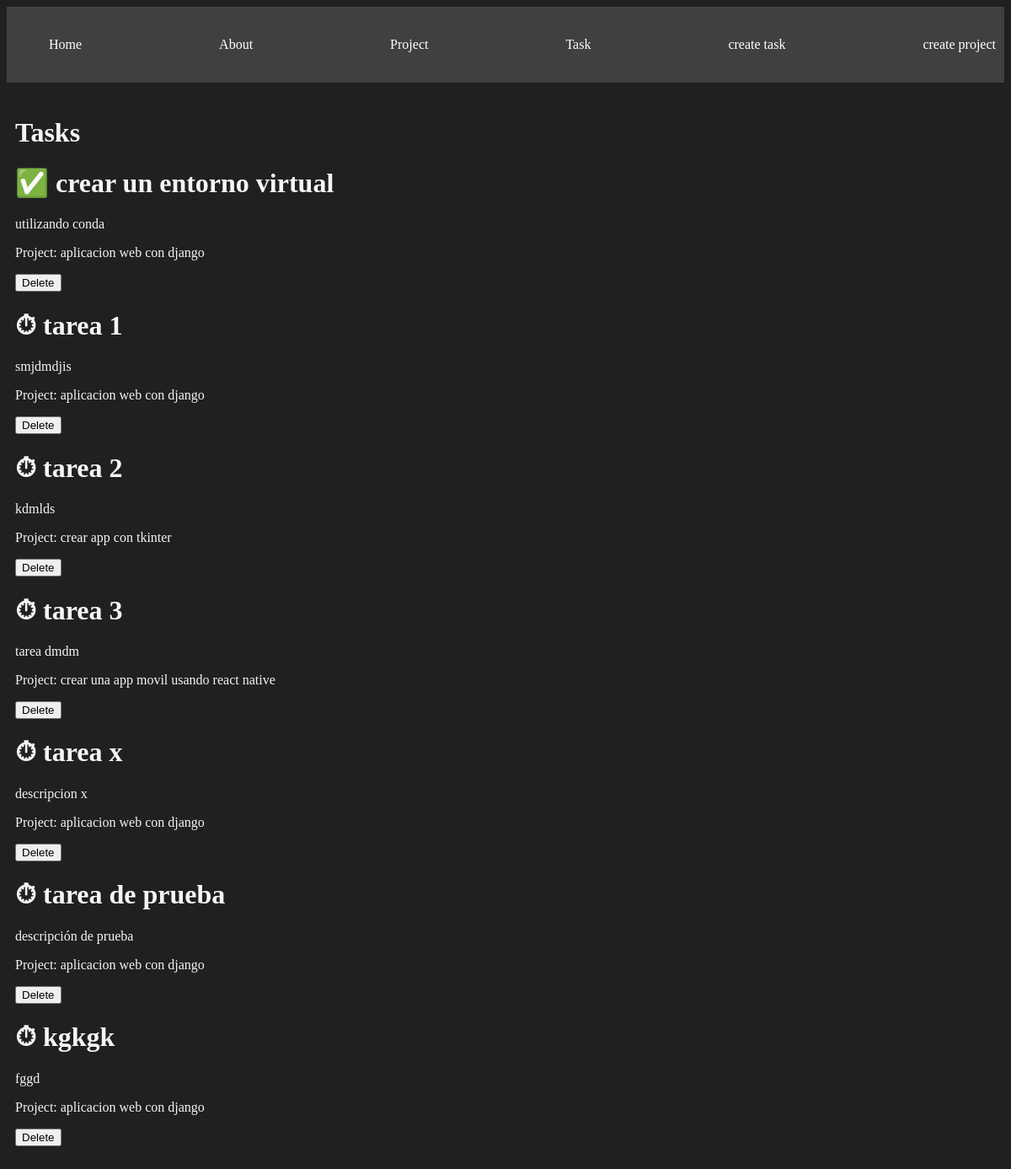
/tasks/, run on the app's committed database.
### myapp/models.py (models this page shows, shortened)
class Task(models.Model):
    title=models.CharField(max_length=200)
    description=models.TextField()
    project= models.ForeignKey(Project,on_delete=models.CASCADE)
    done= models.BooleanField(default=False)

class Project(models.Model):
    name= models.CharField(max_length=200)

### myapp/views.py (the view)
# urls.py: path('tasks/', views.tasks),
def tasks(request):
    tasks = Task.objects.all()
    return render(request, 'tasks/tasks.htm', {
        'tasks': tasks
    })

### myapp/templates/tasks/tasks.htm
{% extends 'layouts/base.htm' %}
{% block contend %}
<h1>Tasks</h1>
{% for task in tasks %}
<div>
    <h1>{% if task.done == False %}⏱ {% else %} ✅ {% endif %}{{task.title}}</h1>
    <p>{{task.description}}</p>
    <p>Project: {{task.project.name}}</p>
    <button>
        Delete
    </button>
</div>
{% endfor %}
{% endblock %}

### myapp/templates/layouts/base.htm (shortened to what this page needs)
{% load static %}
<!DOCTYPE html>
<html lang="es">
<head>
    <link rel="stylesheet" href="{% static '/styles/main.css' %}">
</head>
<body>
    <nav class="navbar container">
        <ul>
            <li>
                <a href=" ">Home</a>
            </li>
            <li>
                <a href="/about">About</a>
            </li>
            <li>
                <a href="/projects">Project</a>
            </li>
            <li>
                <a href="/tasks">Task</a>
            </li>
            <li>
                <a href="/create_task">create task</a>
            </li>
            <li>
                <a href="/create_project">create project</a>
            </li>
        </ul>
    </nav>
    <main class="container">
        {% block contend %}
        {% endblock %}
    </main>
</body>
</html>

### myapp/static/styles/main.css (style rules this page uses)
body { background: #202020; color: whitesmoke; }
.navbar { background: #404040; padding: 5px 0; }
.navbar ul { display: flex; justify-content: space-between; }
.navbar ul li { list-style: none; }
.navbar ul li a { color: white; text-decoration: none; }
.container { max-width: 1200px; margin: auto; padding: 20px 10px; }

### data on the page
Task: title "crear un entorno virtual", description "utilizando conda", project.name "aplicacion web con django"
Task: title "tarea 1", description "smjdmdjis", project.name "aplicacion web con django"
Task: title "tarea 2", description "kdmlds", project.name "crear app con tkinter"
Task: title "tarea 3", description "tarea dmdm", project.name "crear una app movil usando react native"
Task: title "tarea x", description "descripcion x", project.name "aplicacion web con django"
Task: title "tarea de prueba", description "descripción de prueba", project.name "aplicacion web con django"
Task: title "kgkgk", description "fggd", project.name "aplicacion web con django"
